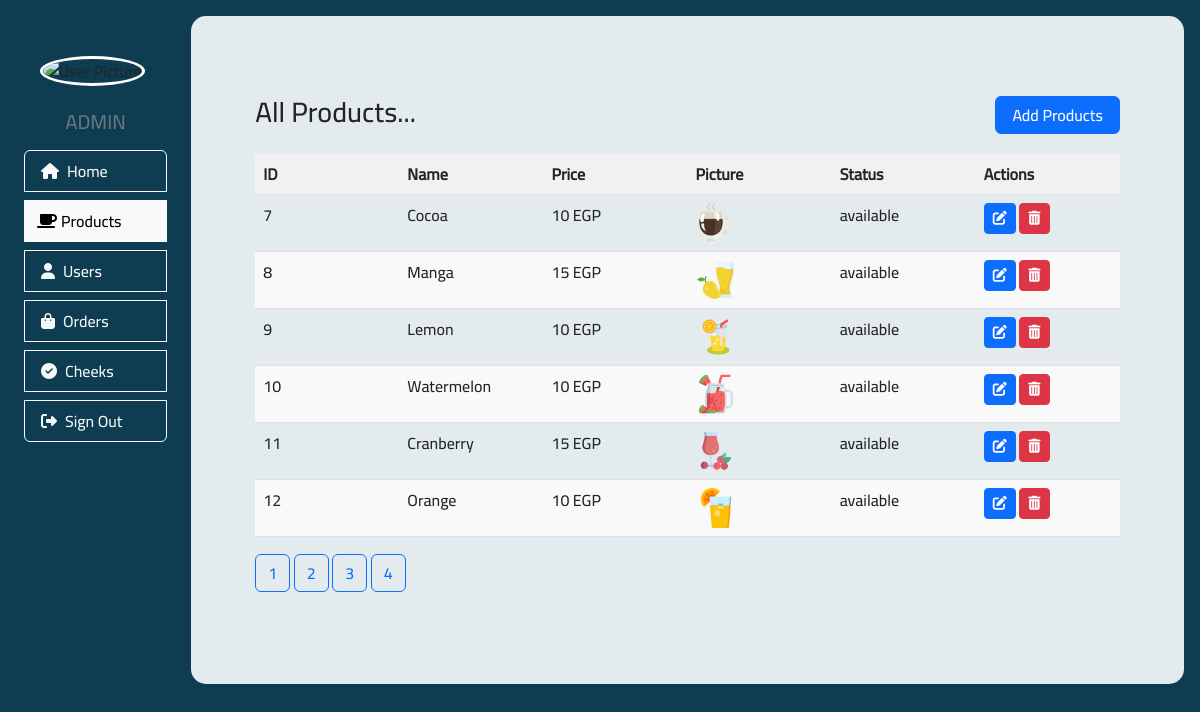
Screenshot of /All_Products.php?page=2 with the database file from the repository.
### tables this page shows
CREATE TABLE `products` (
  `id` int(11) NOT NULL,
  `name` varchar(50) NOT NULL,
  `price` double NOT NULL,
  `picture` varchar(225) NOT NULL,
  `status` varchar(30) NOT NULL,
  `category_id` int(11) NOT NULL
);

### All_Products.php (the view, shortened to what this page needs)
<!DOCTYPE html>
<html lang="en">
<head>
  <link href="https://cdn.jsdelivr.net/npm/bootstrap@5.2.3/dist/css/bootstrap.min.css" rel="stylesheet" />
  <link rel="stylesheet" href="https://cdnjs.cloudflare.com/ajax/libs/font-awesome/6.2.1/css/all.min.css" />
  <link rel="stylesheet" href="Assets/Styles/style_main.css">
  <link rel="stylesheet" href="./main.css">
</head>
<body>
    <?php
      $conn = new PDO('mysql:host=localhost;dbname=coffee_shop', 'root', '');
      $query = "SELECT * FROM products";
      $sql = $conn->prepare($query);
      $sql->execute();
      $all_products = $sql->fetchAll(PDO::FETCH_ASSOC);
    ?>
  <div class="m-0 p-3 h-100 w-100 d-flex">
    <div class="right_side_style pe-3 pt-3 pt-lg-2">
      <div class="user_info_style p-lg-2">
          <div class="p-3 pt-4 img-style">
              <img src="Assets/Images/Users/<?php echo $user_pic; ?>" alt="User Picture" class="rounded-circle w-100" style="border: 3px solid white;">
          </div>
          <h5 class="m-0 text-secondary d-none d-lg-block text-center">ADMIN</h5>
      </div>
      <div class="btn-group-vertical w-100 pt-4 pt-lg-1 p-2">
        <a href="Admin_Home.php" class="btn btn-outline-light text-start p-2 my-1"><i class="fa-solid fa-house mx-2"></i><span class="d-none d-lg-inline">Home</span></a>
        <a href="All_Products.php" class="btn btn-outline-light text-start p-2 my-1 active"><i class="fa-solid fa-mug-saucer mx-1"></i><span class="d-none d-lg-inline">Products</span></a>
        <a href="All_Users.php" class="btn btn-outline-light text-start p-2 my-1"><i class="fa-solid fa-user mx-2"></i><span class="d-none d-lg-inline">Users</span></a>
        <a href="Admin_Orders.php" class="btn btn-outline-light text-start p-2 my-1"><i class="fa-solid fa-bag-shopping mx-2"></i><span class="d-none d-lg-inline">Orders</span></a>
        <a href="Cheeks.php" class="btn btn-outline-light text-start p-2 my-1"><i class="fa-solid fa-circle-check mx-2"></i><span class="d-none d-lg-inline">Cheeks</span></a>
        <a href="Login.php" class="btn btn-outline-light text-start p-2 my-1"><i class="fa-solid fa-right-from-bracket mx-2"></i><span class="d-none d-lg-inline">Sign Out</span></a>
      </div>
    </div>
    <div class="main_section_style m-0 p-3">
      <?php
        $result_per_page=6;
        $num_of_pro=sizeof($all_products);
        $num_of_pages=ceil($num_of_pro/$result_per_page);
        if (!isset($_GET['page']))
        {
            $page=1;
        }
        else
        {
            $page=$_GET['page'];
        }
        $page_first_result=($page-1)*$result_per_page;
      $con = new PDO('mysql:host=localhost;dbname=coffee_shop', 'root', '');
      $query = "SELECT * FROM products LIMIT ".$page_first_result.','.$result_per_page.';';
      $sql = $con->prepare($query);
      $res = $sql->execute();
      $products = ($sql->fetchAll(PDO::FETCH_ASSOC));
      ?>
      <div class="container h-100 p-5">
        <div class="row py-3">
          <div class="col-6">
            <h3>All Products...</h3>
          </div>
          <div class="col-6 d-flex justify-content-end">
            <a href="Add_product.php"><button type="button" class="btn btn-primary px-3" name="save">Add Products</button></a>
          </div>
        </div>
        <div class="table-wrapper">
        <table class="table">
          <thead>
            <tr>
              <th>ID</th>
              <th>Name</th>
              <th>Price</th>
              <th>Picture</th>
              <th>Status</th>
              <th>Actions</th>
            </tr>
          </thead>
          <tbody>
            <?php
            foreach ($products as $product) {
              echo "<tr>";
              echo "<td>" . $product['id'] . "</td>";
              echo "<td>" . $product['name'] . "</td>";
              echo "<td>" . $product['price'] . " EGP " . "</td>";
              echo "<td>". "<img class='product-image' src='Assets/images/products/" . $product['picture'] . "' alt='" . $product['name'] . "'></td>";
              echo "<td>" . $product['status'] . "</td>";
              echo "<td>";
              echo "<a href='update.php?id=" . $product['id'] . "' class='btn btn-primary btn-sm' onclick='return confirm(\"Are you sure?\");'><i class='fas fa-edit'></i></a> " ." ";
              echo "<a href='delete.php?id=" . $product['id'] . "' class='btn btn-danger btn-sm' onclick='return confirm(\"Are you sure?\");'><i class='fas fa-trash-alt'></i></a>";
              echo "</td>";
              echo "</tr>";
            }
            ?>
          </tbody>
        </table>
      </div>
<?php
      for($page=1;$page<=$num_of_pages;$page++)
      {
          echo '<a class="btn btn-outline-primary" href="All_Products.php?page='.$page.'">'.$page.'</a> ';
      }
?>
    </div>
  </div>
</body>
</html>

### Assets/Styles/style_main.css (style rules this page uses)
body { background-color: rgb(14, 60, 80); height: 700px; }
.right_side_style { width: 15%; }
.main_section_style { width: 85%; margin: 10px; border-radius: 15px; background-color: rgb(227, 235, 238); }
body { font-family: NotoSerif; }

### main.css (style rules this page uses)
.product-image { width: 40px; height: 40px; }
.table-wrapper { height: 400px; overflow-y: auto; }
table { width: 100%; border-collapse: collapse; table-layout: fixed; }
thead { background-color: #f1f1f1; }
th { padding: 10px; text-align: left; }
tbody tr:nth-child(even) { background-color: #f9f9f9; }
td { padding: 10px; text-overflow: ellipsis; overflow: hidden; white-space: nowrap; }

### rows the page displays
products: id "7", name "Cocoa", price "10", picture (picture), status "available"
products: id "8", name "Manga", price "15", picture (picture), status "available"
products: id "9", name "Lemon", price "10", picture (picture), status "available"
products: id "10", name "Watermelon", price "10", picture (picture), status "available"
products: id "11", name "Cranberry", price "15", picture (picture), status "available"
products: id "12", name "Orange", price "10", picture (picture), status "available"
